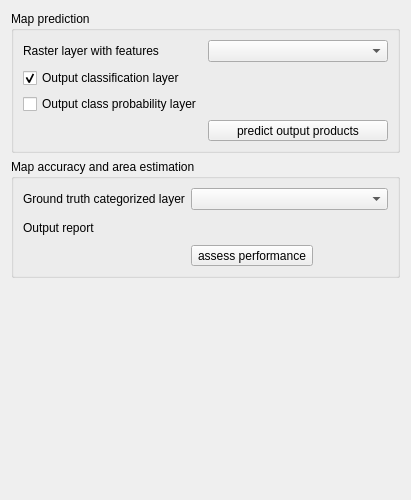
          <widget class="QWidget" name="tab_22">
           <attribute name="title">
            <string>Classification</string>
           </attribute>
           <layout class="QVBoxLayout" name="verticalLayout_7">
            <item>
             <widget class="QGroupBox" name="groupBox_8">
              <property name="title">
               <string>Map prediction</string>
              </property>
              <property name="flat">
               <bool>true</bool>
              </property>
              <property name="checkable">
               <bool>false</bool>
              </property>
              <layout class="QFormLayout" name="formLayout_4">
               <item row="0" column="0">
                <widget class="QLabel" name="label_90">
                 <property name="text">
                  <string>Raster layer with features</string>
                 </property>
                </widget>
               </item>
               <item row="0" column="1">
                <widget class="QgsMapLayerComboBox" name="mPredictFeatures">
                 <property name="sizePolicy">
                  <sizepolicy hsizetype="Preferred" vsizetype="Fixed">
                   <horstretch>2</horstretch>
                   <verstretch>0</verstretch>
                  </sizepolicy>
                 </property>
                 <property name="currentIndex">
                  <number>-1</number>
                 </property>
                 <property name="allowEmptyLayer">
                  <bool>true</bool>
                 </property>
                </widget>
               </item>
               <item row="1" column="0">
                <widget class="QCheckBox" name="mCheckPredictedClassification">
                 <property name="text">
                  <string>Output classification layer</string>
                 </property>
                 <property name="checked">
                  <bool>true</bool>
                 </property>
                </widget>
               </item>
               <item row="1" column="1">
                <widget class="QgsFileWidget" name="mFilePredictedClassification">
                 <property name="sizePolicy">
                  <sizepolicy hsizetype="Preferred" vsizetype="Preferred">
                   <horstretch>0</horstretch>
                   <verstretch>0</verstretch>
                  </sizepolicy>
                 </property>
                 <property name="filter">
                  <string>*.tif</string>
                 </property>
                 <property name="storageMode">
                  <enum>QgsFileWidget::SaveFile</enum>
                 </property>
                 <property name="relativeStorage">
                  <enum>QgsFileWidget::RelativeDefaultPath</enum>
                 </property>
                </widget>
               </item>
               <item row="2" column="0">
                <widget class="QCheckBox" name="mCheckPredictedProbability">
                 <property name="text">
                  <string>Output class probability layer</string>
                 </property>
                </widget>
               </item>
               <item row="2" column="1">
                <widget class="QgsFileWidget" name="mFilePredictedProbability">
                 <property name="sizePolicy">
                  <sizepolicy hsizetype="Preferred" vsizetype="Preferred">
                   <horstretch>0</horstretch>
                   <verstretch>0</verstretch>
                  </sizepolicy>
                 </property>
                 <property name="filter">
                  <string>*.tif</string>
                 </property>
                 <property name="storageMode">
                  <enum>QgsFileWidget::SaveFile</enum>
                 </property>
                 <property name="relativeStorage">
                  <enum>QgsFileWidget::RelativeDefaultPath</enum>
                 </property>
                </widget>
               </item>
               <item row="3" column="1">
                <widget class="QToolButton" name="mRunPredict">
                 <property name="sizePolicy">
                  <sizepolicy hsizetype="Fixed" vsizetype="Fixed">
                   <horstretch>1</horstretch>
                   <verstretch>0</verstretch>
                  </sizepolicy>
                 </property>
                 <property name="minimumSize">
                  <size>
                   <width>180</width>
                   <height>0</height>
                  </size>
                 </property>
                 <property name="text">
                  <string>predict output products</string>
                 </property>
                 <property name="icon">
                  <iconset>
                   <normaloff>:/images/themes/default/processingAlgorithm.svg</normaloff>:/images/themes/default/processingAlgorithm.svg</iconset>
                 </property>
                 <property name="toolButtonStyle">
                  <enum>Qt::ToolButtonTextBesideIcon</enum>
                 </property>
                </widget>
               </item>
              </layout>
             </widget>
            </item>
            <item>
             <widget class="QGroupBox" name="groupBox_9">
              <property name="title">
               <string>Map accuracy and area estimation</string>
              </property>
              <property name="flat">
               <bool>true</bool>
              </property>
              <property name="checkable">
               <bool>false</bool>
              </property>
              <layout class="QFormLayout" name="formLayout_5">
               <item row="0" column="0">
                <widget class="QLabel" name="label_81">
                 <property name="text">
                  <string>Ground truth categorized layer</string>
                 </property>
                </widget>
               </item>
               <item row="0" column="1">
                <widget class="QgsMapLayerComboBox" name="mObservedClassification">
                 <property name="sizePolicy">
                  <sizepolicy hsizetype="Preferred" vsizetype="Fixed">
                   <horstretch>2</horstretch>
                   <verstretch>0</verstretch>
                  </sizepolicy>
                 </property>
                 <property name="currentIndex">
                  <number>-1</number>
                 </property>
                 <property name="allowEmptyLayer">
                  <bool>true</bool>
                 </property>
                </widget>
               </item>
               <item row="1" column="0">
                <widget class="QLabel" name="label_82">
                 <property name="text">
                  <string>Output report</string>
                 </property>
                </widget>
               </item>
               <item row="1" column="1">
                <layout class="QHBoxLayout" name="horizontalLayout_51">
                 <item>
                  <widget class="QgsFileWidget" name="mFileClassificationPerformanceReport">
                   <property name="enabled">
                    <bool>true</bool>
                   </property>
                   <property name="sizePolicy">
                    <sizepolicy hsizetype="Preferred" vsizetype="Preferred">
                     <horstretch>2</horstretch>
                     <verstretch>0</verstretch>
                    </sizepolicy>
                   </property>
                   <property name="fileWidgetButtonVisible">
                    <bool>true</bool>
                   </property>
                   <property name="filter">
                    <string>*.tif</string>
                   </property>
                   <property name="storageMode">
                    <enum>QgsFileWidget::SaveFile</enum>
                   </property>
                   <property name="relativeStorage">
                    <enum>QgsFileWidget::RelativeDefaultPath</enum>
                   </property>
                  </widget>
                 </item>
                 <item>
                  <widget class="QToolButton" name="mViewClassificationPerformanceReport">
                   <property name="toolTip">
                    <string/>
                   </property>
                   <property name="text">
                    <string/>
                   </property>
                   <property name="icon">
                    <iconset>
                     <normaloff>:/qt-project.org/styles/commonstyle/images/filecontents-128.png</normaloff>:/qt-project.org/styles/commonstyle/images/filecontents-128.png</iconset>
                   </property>
                   <property name="iconSize">
                    <size>
                     <width>16</width>
                     <height>16</height>
                    </size>
                   </property>
                   <property name="toolButtonStyle">
                    <enum>Qt::ToolButtonIconOnly</enum>
                   </property>
                   <property name="autoRaise">
                    <bool>true</bool>
                   </property>
                  </widget>
                 </item>
                </layout>
               </item>
               <item row="2" column="1">
                <widget class="QToolButton" name="mRunClassificationPerformance">
                 <property name="text">
                  <string>assess performance</string>
                 </property>
                 <property name="icon">
                  <iconset>
                   <normaloff>:/images/themes/default/processingAlgorithm.svg</normaloff>:/images/themes/default/processingAlgorithm.svg</iconset>
                 </property>
                 <property name="toolButtonStyle">
                  <enum>Qt::ToolButtonTextBesideIcon</enum>
                 </property>
                </widget>
               </item>
              </layout>
             </widget>
            </item>
            <item>
             <spacer name="verticalSpacer_7">
              <property name="orientation">
               <enum>Qt::Vertical</enum>
              </property>
              <property name="sizeHint" stdset="0">
               <size>
                <width>20</width>
                <height>211</height>
               </size>
              </property>
             </spacer>
            </item>
           </layout>
          </widget>
